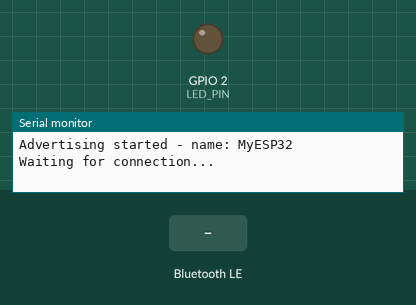
This sketch was run on a simulated ESP32. Parts: output pins drawn as LEDs (lit = HIGH), the last lines printed to the serial monitor. Inputs (shaded band) come from the test bench. Nothing arrives over Bluetooth unless stated; a phone connects over Bluetooth LE 3 s after start.

Above: at 2.7 s.
2.8 s: Bluetooth LE write "FWD" received
At 3.6 s:
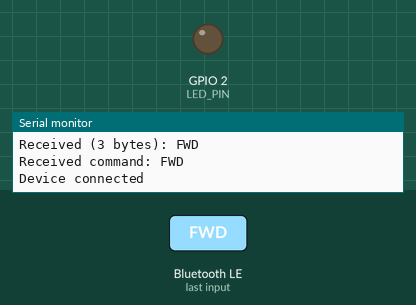
4.3 s: Bluetooth LE write "BWD" received
At 5.2 s:
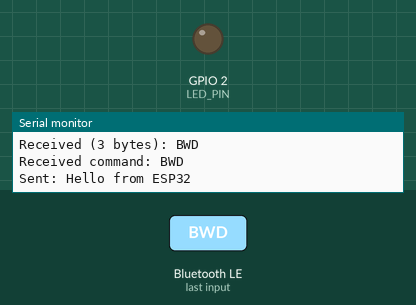
Timing chart, 0 to 7.3 s (numbered marks = the images above; inputs shaded):
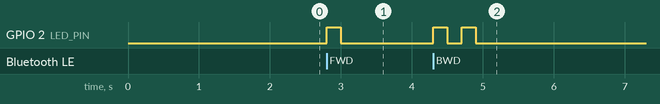

Measured:
- after the input at 2.8 s, GPIO 2 (LED_PIN): LOW → HIGH at once, → LOW 0.20 s later
- after the input at 4.3 s, GPIO 2 (LED_PIN): alternates HIGH for 0.20 s and LOW for 0.20 s, 4 changes in all, then stays LOW, starting at once

The sketch:

reactToEsp32Bluetooth.ino
```cpp
#include <BLEDevice.h>
#include <BLEServer.h>
#include <BLEUtils.h>
#include <BLE2902.h>

// Define UUIDs (use these in the app too)
#define SERVICE_UUID "91bad492-b950-4226-aa2b-4ede9fa42f59"
#define CHARACTERISTIC_UUID "cba1d466-344c-4be3-ab3f-189f80dd7518"
#define LED_PIN 2
// Connection status
bool deviceConnected = false;

// Characteristic with read/write/notify
BLECharacteristic *pCharacteristic;

// Timer for sending data
unsigned long lastTime = 0;
unsigned long timerDelay = 5000; // Send every 5 seconds

void blinkLED(int times, int delayMs = 200) {
  for (int i = 0; i < times; i++) {
    digitalWrite(LED_PIN, HIGH);
    delay(delayMs);
    digitalWrite(LED_PIN, LOW);
    delay(delayMs);
  }
}
// Callbacks for connection
class MyServerCallbacks: public BLEServerCallbacks {
  void onConnect(BLEServer* pServer) {
    deviceConnected = true;
    Serial.println("Device connected");
  };
  void onDisconnect(BLEServer* pServer) {
    deviceConnected = false;
    Serial.println("Device disconnected");
  }
};

// Callback for write from client (app)
class MyCharacteristicCallbacks: public BLECharacteristicCallbacks {
  void onWrite(BLECharacteristic *pCharacteristic) {
  String rxValue = pCharacteristic->getValue();

  if (rxValue.length() > 0) {
    Serial.print("Received (");
    Serial.print(rxValue.length());
    Serial.print(" bytes): ");
    Serial.println(rxValue);

    // Optional: react to specific commands
    if (rxValue == "ON") {
      // digitalWrite(LED_PIN, HIGH);
      Serial.println("→ Turning something ON");
    }

    Serial.println("Received command: " + rxValue);

    if (rxValue == "FWD") {
      blinkLED(1);          // 1 blink
      // motor forward

    } else if (rxValue == "BWD") {
      blinkLED(2);          // 2 blinks
      // motor backward

    } else if (rxValue == "LFT") {
      blinkLED(3);          // 3 blinks
      // rotate left

    } else if (rxValue == "RGT") {
      blinkLED(4);          // 4 blinks
      // rotate right

    } else if (rxValue == "FEED_ON") {
      blinkLED(5, 150);     // fast 5 blinks
      // activate feeder

    } else if (rxValue == "WATER_ON") {
      blinkLED(6, 150);     // fast 6 blinks
      // activate water
    }
  }
}
};

void setup() {
  Serial.begin(115200);
    pinMode(LED_PIN, OUTPUT);
  digitalWrite(LED_PIN, LOW);

  // Initialize BLE
  BLEDevice::init("MyESP32"); // Device name

  // Create server
  BLEServer *pServer = BLEDevice::createServer();
  pServer->setCallbacks(new MyServerCallbacks());

  // Create service
  BLEService *pService = pServer->createService(SERVICE_UUID);

  BLEAdvertising *pAdvertising = BLEDevice::getAdvertising();
pAdvertising->addServiceUUID(SERVICE_UUID);           // optional but try
pAdvertising->setScanResponse(true);                  // important
pAdvertising->setMinPreferred(0x06);                  // Apple/Android friendly interval
pAdvertising->setMinPreferred(0x12);
BLEDevice::startAdvertising();

Serial.println("Advertising started - name: MyESP32");

  // Create characteristic
  pCharacteristic = pService->createCharacteristic(
    CHARACTERISTIC_UUID,
    BLECharacteristic::PROPERTY_READ | BLECharacteristic::PROPERTY_WRITE | BLECharacteristic::PROPERTY_NOTIFY
  );
  pCharacteristic->addDescriptor(new BLE2902()); // For notify config
  pCharacteristic->setCallbacks(new MyCharacteristicCallbacks());

  // Start service and advertising
  pService->start();
  pAdvertising->addServiceUUID(SERVICE_UUID);
  pAdvertising->setScanResponse(false);
  pAdvertising->setMinPreferred(0x0);
  BLEDevice::startAdvertising();
  Serial.println("Waiting for connection...");
}


void loop() {
  if (deviceConnected && (millis() - lastTime) > timerDelay) {
    // Send data to app via notify
    String message = "Hello from ESP32";
    pCharacteristic->setValue(message.c_str());
    pCharacteristic->notify();
    Serial.println("Sent: " + message);
    lastTime = millis();
  }
}
```
